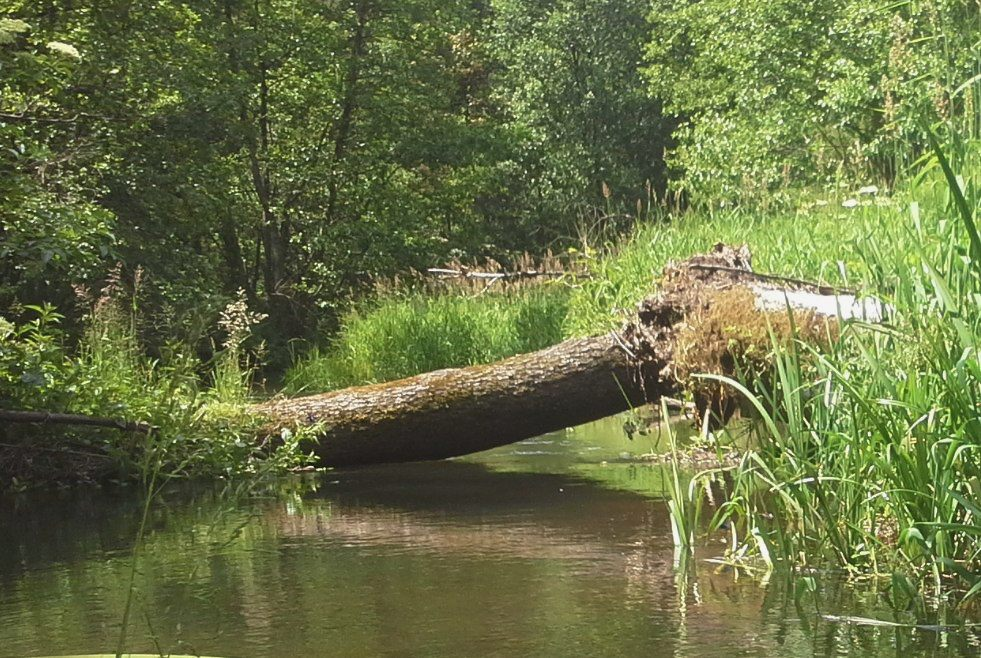
%> input picture ćwiczenia/sam_robie/LAB_4/rzeczka.jpg, 981 x 658 px
$ octave rzeczka_3_1.m   (GNU Octave 9; MATLAB toolbox functions it lacks are replaced by stand-ins)
%> lines starting %> are read from the running program, lines starting %| are printed output that depends on the picture
### ćwiczenia/LAB_5/porownanie_v_PS_z_mnoznikiem.m
function wynik = porownanie_v_PS_z_mnoznikiem(obraz_stary, obraz_nowy, mnoznik)
    roznica = abs(obraz_nowy - obraz_stary);
    wynik = przytnij_zakres(mnoznik * roznica);
end

### ćwiczenia/LAB_4/przytnij_zakres.m
function wynik = przytnij_zakres(wejscie)
    wejscie(wejscie < 0) = 0;
    wejscie(wejscie > 255) = 255;

    wynik = wejscie;
end

### ćwiczenia/sam_robie/LAB_4/porownanie_v_2_z_mnoznikiem.m
function wynik = porownanie_v_2_z_mnoznikiem(obraz_stary, obraz_nowy, mnoznik)
    wynik = przytnij_zakres((obraz_nowy - obraz_stary) * mnoznik + 127.5);
end

### ćwiczenia/sam_robie/LAB_4/rzeczka_3_1.m
clear;

function wynik = porownanie_v_PS(obraz_stary, obraz_nowy)
    roznica = abs(obraz_stary - obraz_nowy);
    wynik = roznica;
end

function wynik = porownanie_v_2(obraz_stary, obraz_nowy)
    roznica = obraz_nowy - obraz_stary + 0.5;
    wynik = przytnij_zakres(roznica);
end


img_uint8 = imread('rzeczka.jpg');
%> img_uint8 is the input picture: size 658x981x3 uint8; mean R, G, B 104.7, 113.4, 68.7
obraz_stary = double(img_uint8);
img = imread('rzeczkaGamma15.jpg');
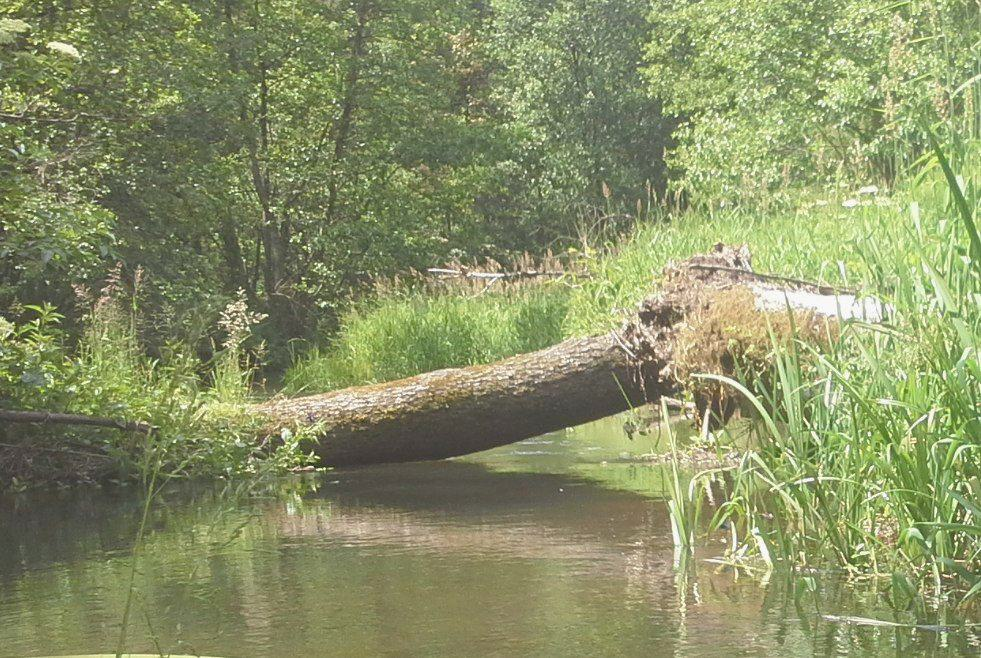
%> input picture ćwiczenia/sam_robie/LAB_4/rzeczkaGamma15.jpg, 981 x 658 px
%> img is the input picture: size 658x981x3 uint8; mean R, G, B 137.1, 144.9, 102.6
obraz_przetworzony = double(img);

wynik_v_PS_z_mnoznikiem = porownanie_v_PS_z_mnoznikiem(obraz_stary, obraz_przetworzony, 4);
%> in porownanie_v_PS_z_mnoznikiem, `roznica = abs(obraz_nowy - obraz_stary);`:
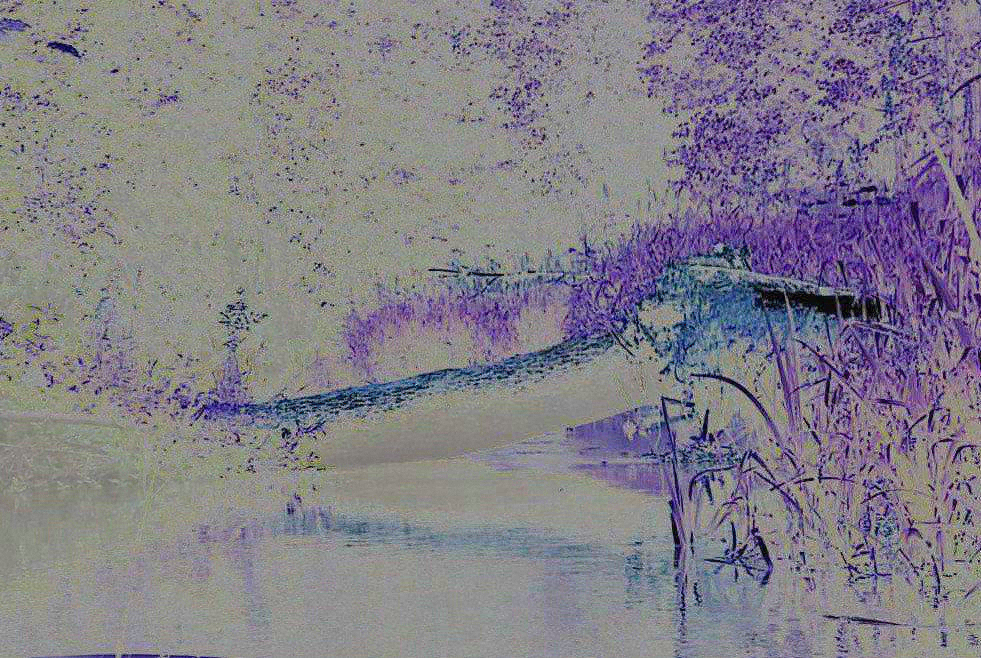
%> roznica: size 658x981x3 double; mean R, G, B 32.4, 31.5, 33.9; drawn with min black and max white
wynik_v_2_z_mnoznikiem = porownanie_v_2_z_mnoznikiem(obraz_stary, obraz_przetworzony, 3);
%> in przytnij_zakres (call 2), `wejscie(wejscie < 0) = 0;`:
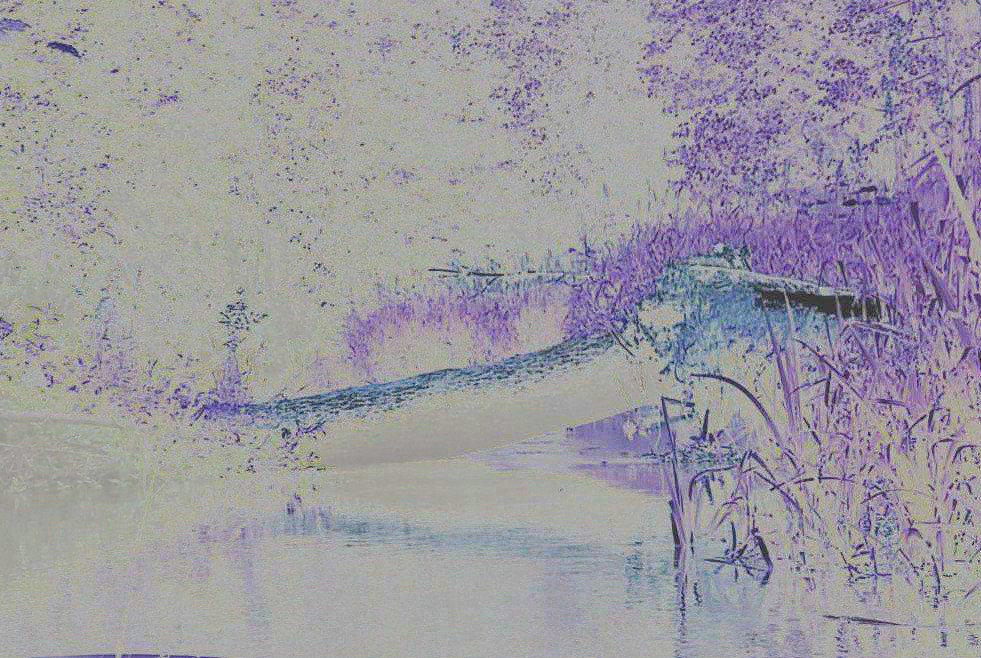
%> wejscie: size 658x981x3 double; mean R, G, B 224.7, 221.9, 229.1; drawn with min black and max white
%> in przytnij_zakres (call 2), `wejscie(wejscie > 255) = 255;`:
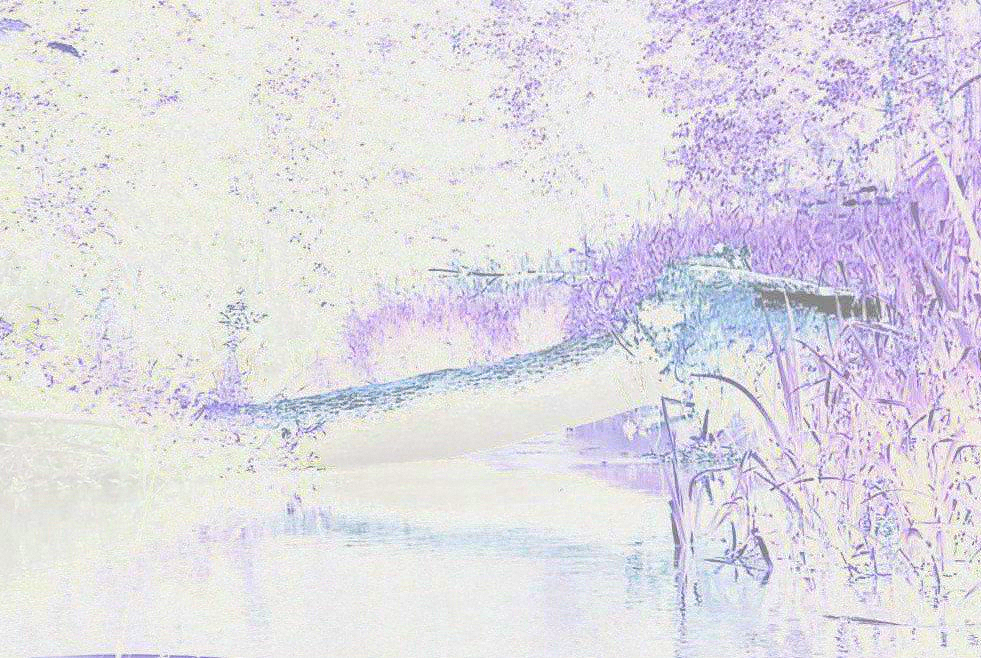
%> wejscie: size 658x981x3 double; mean R, G, B 224.6, 221.8, 228.7

figure;
subplot(2, 2, 1);
imshow(obraz_stary/255);
title('org');

subplot(2, 2, 2);
imshow(obraz_przetworzony/255);
title('gamma15');

subplot(2, 2, 3);
imshow(wynik_v_PS_z_mnoznikiem/255);
title('Porównanie v.PS z mnożnikiem');

subplot(2, 2, 4);
imshow(wynik_v_2_z_mnoznikiem/255);
title('Porównanie v.2 z mnożnikiem');
